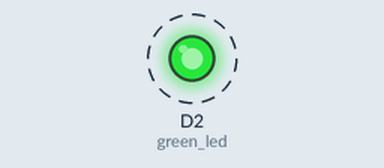
Recording of a program running on a simulated CircuitPython board. Parts: output pins drawn as LEDs (lit = HIGH). Dashed ring = blinking. What the program prints to the serial console is not drawn.

Above: at 0.2 s.
Timing chart, 0 to 3.0 s (numbered marks = the images above):
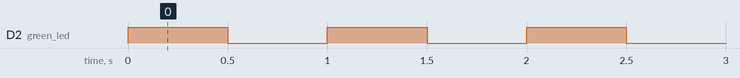

The program:

Example_01_blink.py
```python
import board
import digitalio
from time import sleep

print("Running Example_01_blink.py")

# define pins used
green_led = digitalio.DigitalInOut(board.D2)

# assign pins as input or output
green_led.direction = digitalio.Direction.OUTPUT

while True:
    green_led.value = True
    sleep(0.5)
    green_led.value = False
    sleep(0.5)
```

Measured:
- by itself, D2 (green_led): alternates HIGH for 0.50 s and LOW for 0.50 s
